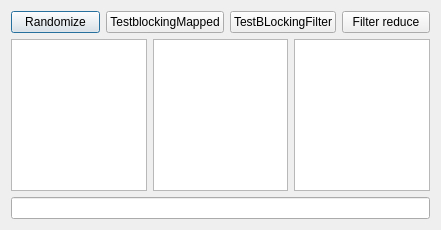
<?xml version="1.0" encoding="UTF-8"?>
<ui version="4.0">
 <class>Dialog</class>
 <widget class="QDialog" name="Dialog">
  <property name="geometry">
   <rect>
    <x>0</x>
    <y>0</y>
    <width>441</width>
    <height>230</height>
   </rect>
  </property>
  <property name="windowTitle">
   <string>Dialog</string>
  </property>
  <layout class="QVBoxLayout" name="verticalLayout">
   <item>
    <layout class="QHBoxLayout" name="horizontalLayout">
     <item>
      <widget class="QPushButton" name="pushButton">
       <property name="text">
        <string>Randomize</string>
       </property>
      </widget>
     </item>
     <item>
      <widget class="QPushButton" name="pushButton_2">
       <property name="text">
        <string>TestblockingMapped</string>
       </property>
      </widget>
     </item>
     <item>
      <widget class="QPushButton" name="pushButton_3">
       <property name="text">
        <string>TestBLockingFilter</string>
       </property>
      </widget>
     </item>
     <item>
      <widget class="QPushButton" name="pushButton_4">
       <property name="text">
        <string>Filter reduce</string>
       </property>
      </widget>
     </item>
    </layout>
   </item>
   <item>
    <layout class="QHBoxLayout" name="horizontalLayout_2">
     <item>
      <widget class="QListWidget" name="listWidget"/>
     </item>
     <item>
      <widget class="QListWidget" name="listWidget_2"/>
     </item>
     <item>
      <widget class="QListWidget" name="listWidget_3"/>
     </item>
    </layout>
   </item>
   <item>
    <widget class="QLineEdit" name="lineEdit"/>
   </item>
  </layout>
 </widget>
 <layoutdefault spacing="6" margin="11"/>
 <resources/>
 <connections/>
</ui>
